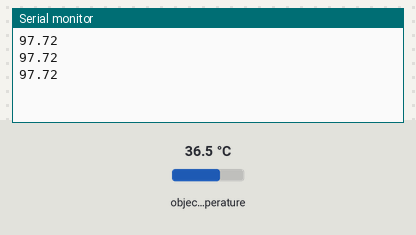
This sketch was run on a simulated Arduino Uno, built with avr-gcc and run on an emulated ATmega328P. On the bench: the last lines printed to the serial monitor. The test bench sets the inputs (shaded band); at power-on: object temperature 36.5 °C.

Above: at 1.3 s.
1.4 s: object temperature set to 20 °C
At 1.9 s:
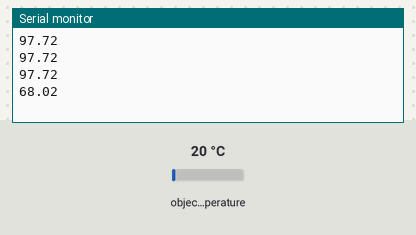
2.9 s: object temperature set to 26 °C
At 3.4 s:
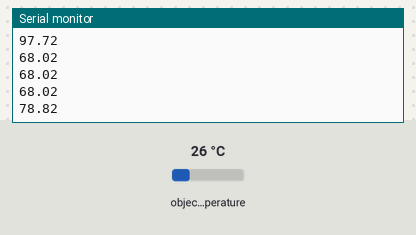
Timing chart, 0 to 5.9 s (numbered marks = the images above; inputs shaded):
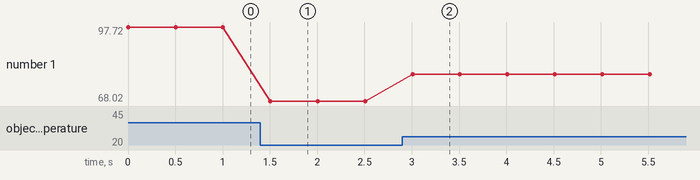

Measured:
- after the input at 1.4 s, the serial monitor: prints a new line after 0.10 s (image 1)
- after the input at 2.9 s, the serial monitor: prints a new line after 0.11 s (image 2)
- plotted number 1: 97.72 → 68.02 after the input at 1.4 s, 68.02 → 78.82 after the input at 2.9 s

The sketch:

optical_thermometer_v1.ino
```cpp
#include <Wire.h>
#include <Adafruit_MLX90614.h>

Adafruit_MLX90614 mlx = Adafruit_MLX90614();

void setup() {
  Serial.begin(9600);
  mlx.begin();
}

void loop() {
  Serial.println(mlx.readObjectTempF());
  delay(500);
}
```
